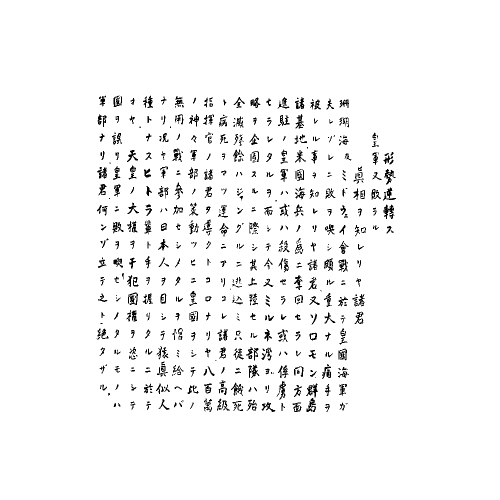
#> input picture Image_processing/result/11.png, 1000 x 1000 px (shown at 1/2 size); its folder holds only this picture in this run
$ jupyter execute --allow-errors GMM.ipynb
#> lines starting #> are read from the running program, lines starting #| are printed output that depends on the picture; after the words box and inside, x2 and y2 are one past the last pixel; in counts of white or black regions, pixels touching at a corner belong together
[cell 1]
import numpy as np
import matplotlib.pyplot as plt
from mpl_toolkits.mplot3d import Axes3D #This is for 3d scatter plots.
import math
import random
import cv2
import functools

implement an algorithm to model data with a mixture of gaussians.

[cell 2]
#feature extraction using partch.
import os
from matplotlib.pyplot import imread
train_images = []
path = "../Image_processing/result"
for file in os.listdir(path):
    if file.endswith(".png"):
        im = imread(path + "/" + file)
#> im: shape (1000, 1000) float32; values 0 (black) and 1 (white), 96.5% white; black in thin lines or dots, all inside (x1, y1, x2, y2) = (193, 191, 792, 824)
        im = cv2.cvtColor(im, cv2.COLOR_BGR2RGB)
        if(im.size == 3000000):  #abandon some blank imgs
            train_images.append(im)
plt.imshow(train_images[0])
plt.show()

[cell 3]
#feature extraction using partch.
from patchify import patchify
def patchify_images(image):
    a = 125
    return patchify(image, (a, a, 3), step=a).reshape((-1, a, a, 3))

#> (the rest of this cell did not finish here and is left out)

#> (a cell that did not finish here is left out)

#> (a cell that did not finish here is left out)

#> (a cell that did not finish here is left out)

First off, some definitions:

$X$ is a dataset contains 800 data. Each data has 3 dimensions. They are represented by a three dimensional Gaussian Mixture Model.

$K$ is the total number of gaussians. This is just like the $K$ means you had for k-means in assignment 2. Each gaussian is named $k$, where $k$ is the unique number associated with that gaussian. Each $k$ has a mean and covariance matrix associated with it. This allows you to construct a gaussian which is just a formula which can be used to generate data points or to compute the probability that a given data point is generated from this gaussian (look up generative models if you're curious to learn more). For this purpose, you can use np.random.multivariate_normal().

$\Sigma$ is a list of covariance matrices $\Sigma_k \in \mathbb{R}^{m \times m}$, which are symmetric positive semidefinite matrices.

$\mu$ is a list of means, each one $\mu_k \in \mathbb{R}^{m}$ associated with gaussian $k$.

$N$ is the total number o
f datapoints.

$responsibilities \in [0, 1]^{N \times K}$ is a matrix. Every column $k$ of $responsibilities$ is associated with the $k^{th}$ gaussian. Each element $r_{ik}$ of the $k^{th}$ column is the probability of the $i^{th}$ datapoint $x_i$ (the $i^{th}$ row of $X$) given the gaussian $k$.

$N_k$ is the sum of the $k^{th}$ column of $responsibilities$. In other words, there is one $N_k$ for each gaussian. $N_k = \sum_i r_{ik}$.

$\pi$ is a list of probabilies, 1 associated with each gaussian. $\pi_k$ is the probability of gaussian $k$. $\pi_k = \frac{N_k}{N}$.

---

   **TASK 1:** Complete the below function to initialise your parameters. You will need to generate:
   1. A list $\mu$ of $K$ means, each of which is in $\mathbb{R}^{m}$.
   2. A list $\Sigma$ of $K$ covariance matrices in $\mathbb{R}^{m \times m}$. Remember, covariance matrices must be symmetric positive semidefinite.
   3. A list $\pi$ of $K$ probabilities $\pi_k$. They should be initialised at $\frac{1}{K}$ (uniformly distributed at first).

Do not hard code parameters. You should generate them with some randomness, and your code must work for any $m$, $k$ and $N$.

You need to intelligently select $\mu_k$ just like you did with k-means. Poorly initialised parameters may result in an entirely broken EM algorithm.

---

[cell 7]
def initialise_parameters(X, K):
    # YOUR CODE HERE
    #mu
    mu = X[np.random.choice(X.shape[0],K)]
    #pi
    pi = []
    for i in range(K):
        pi.append(1/K)
    pi = np.array(pi)
    #cov[]
    sigma = []
    for k in range(K):
        vector = np.array(mu[k])
        sigma.append(vector.transpose()@vector+np.identity(X.shape[1], dtype = int))

    return sigma, mu, pi

K = 4
#> (the rest of this cell did not finish here and is left out)

$E\_step$ computes the matrix $responsibilities \in [0, 1]^{N \times K}$, where $N$ is the number of data points, and $K$ is the number of gaussians you're attempting to cluster the data with. Each gaussian will be associated with a column of $responsibilities$. As your algorithm runs, each row represents a data point $x_i$, and each column of that row will contain the probability that $x_i$ came from that gaussian, $p(x_i \mid k)$, signifying the extent to which this datapoint $x_i$ has been assigned to the gaussian associated with that column.

---

**TASK 2:** Implement $E\_step(\pi, \mu, \Sigma, X) = responsibilities$, which updates the $responsibilities$ matrix.

Remember, which gaussian a datapoint is assigned to depends on the probability of that datapoint given that gaussian.

**HINT:**
- Each element of responsibilities $r_{ik} = \frac{\pi_k \mathcal{N}(x_i \mid \mu_k \Sigma_k)}{\sum_j \pi_j \mathcal{N}(x_i \mid \mu_j \Sigma_j)}$, where $x_i$ is the $i^{th}$ row of $X$.
- https://docs.scipy.org/doc/scipy-0.14.0/reference/generated/scipy.stats.multivariate_normal.html
- Use $multivariate\_normal.pdf(x, \mu_k, \Sigma_k)$

---

[cell 8]
from scipy.stats import multivariate_normal
def E_step(pi, mu, sigma, X):
    # YOUR CODE HERE
    result = np.zeros((X.shape[0],len(pi)))
    numerator = 0

    denominator = 0
    for j in range(len(pi)):
        denominator += pi[j]*multivariate_normal.pdf(X,mean = mu[j], cov = sigma[j])


    for k in range(len(pi)):
        numerator = pi[k]*multivariate_normal.pdf(X,mean = mu[k], cov = sigma[k])
        result[:,k] = numerator/denominator


    return result

#> (the rest of this cell did not finish here and is left out)

---

**TASK 3:** Implement $M\_step(responsibilities, X) = \mu, \Sigma, \pi$ which returns the updated means and covariances for all of the $k$ gaussians, along with the priors $\pi$.

**HINT:**
- https://docs.scipy.org/doc/numpy/reference/generated/numpy.outer.html

---

[cell 9]
def M_step(r, X):
    # YOUR CODE HERE
    K = r.shape[1]
    newsigma = np.zeros((K,X.shape[1],X.shape[1]))
    newpi = []
    newmu = np.zeros((K,X.shape[1]))
    for k in range(K):
        # mu
        numerator = 0
        denominator = 0
        r_new = r[:,k]
        for n in range(X.shape[0]):
            denominator += r[n][k]
        if(denominator == 0):
            print("denominator = 0 in M step when k = ",k)
        numerator = (r_new.T@X)
        newmu[k] = numerator/denominator
        # [6 lines of commented-out code are left out]
        num2 = 0
        for n in range(X.shape[0]):
            matrix = np.matrix(X[n]-newmu[k])
            num2 += r[n,k] * (np.outer(matrix,matrix.T))
        newsigma[k] = num2/denominator
        #pi
        newpi.append(denominator/X.shape[0])
    return newmu, newsigma, newpi

#> (the rest of this cell did not finish here and is left out)

---

**TASK 4:** Implement $classify(\pi, \mu, \Sigma, x) = k$ which takes an unknown example $x \in \mathbb{R}^{m}$, the means $\mu$ and covariance matrices $\Sigma$ and the priors $\pi$, and returns $k$, the number of the gaussian which maximises the probability of $x$.

In other words, ${arg max}_k \left(p(x \mid \mu_k, \Sigma_k)\pi_k \right)$.

---

[cell 10]
def classify(pi, mu, sigma, x):
    # YOUR CODE HERE
    result = []
    for k in range(len(pi)):
        p = pi[k]*multivariate_normal.pdf(x,mu[k], sigma[k])
        result.append(p)
    return np.argmax(result)
#> (the rest of this cell did not finish here and is left out)

---

**TASK 5:** Implement $EM(X, K, iterations) = \mu, \Sigma, \pi$ which:
1. takes a dataset $X \in \mathbb{R}^{N \times m}$ and $K$, an integer indicating how many gaussians will be used to cluster the data, and $iterations$ the number of iterations to be performed.
2. uses all of the functions you completed above to initialise parameters and find the optimal means $\mu$, covariances $\Sigma$ and priors $\pi$ to cluster the data points (a gaussian mixture model).

---

[cell 11]
def EM(X, K, iterations):
    # YOUR CODE HERE
    sigma,mu,pi = initialise_parameters(X,K)
    for i in range(iterations):
        r = E_step(pi,mu,sigma,X)
        mu,sigma,pi = M_step(r,X)
        print(" running",end = ", ")
    return mu,sigma,pi


#Test code. Leave it aloooooone!
iterations = 30
K = 3
# K = len(train_images)
#
# for i in range(K):
#     mu_1, sigma_1, pi_1 = EM(X[:, :3], K, iterations)

#> (the rest of this cell did not finish here and is left out)

---
**Task 6**: Image segmentation is the process of assigning a label to every pixel in an image such that pixels with the same label share certain characteristics. In this task, we are going to implement a simple image segmentation algorithm using GMM.

The *image_segmentation* function should satisfy the following specifications:
* Inputs:
    - image: the image to be segmented. Type: np.ndarray
    - K: the number of gaussians.
    - iterations: the number of iterations of EM algorithm.
* Return:
    - a matrix, each element of this matrix corresponds to the class of pixels of the input image matrix. Type: np.ndarray. dtype: np.int32.
    - For an image with shape (78,78,3), the shape of returned matrix should be (78,78).

Make sure your code can run within 3 mins.

**Read more:** https://en.wikipedia.org/wiki/Image_segmentation

**Hints:** Remember to use the functions you defined above.

---

Let's load the image to be segmented first.

[cell 12]
image = plt.imread('mandm.png')
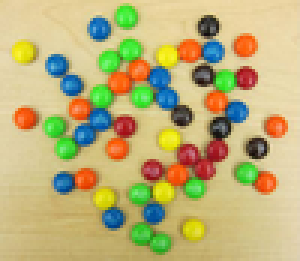
#> input picture clustering/mandm.png, 100 x 87 px (shown 3 times larger)
#> image is the input picture: shape (87, 100, 3) float32; mean R, G, B 0.738, 0.695, 0.471
plt.imshow(image)
plt.show()

[cell 13]
def image_segmentation(image, K, iterations):
#> called with K = 5, iterations = 10
    X,Y,Z = image.shape
#> X = 87; Y = 100; Z = 3
    data = []
    for x in range(X):
        for y in range(Y): # reshape it to 8700*3
            data.append(image[x,y,:3])
#> after the loop, data = 8700 items, first 6: [0.875, 0.8, 0.576], [0.89, 0.812, 0.604], [0.894, 0.816, 0.616], [0.898, 0.816, 0.631], [0.906, 0.824, 0.643], [0.914, 0.831, 0.647]
    data = np.array(data)
    rdata = data
    sigma,mu,pi = initialise_parameters(data,K)
#> in initialise_parameters, `mu = X[np.random.choice(X.shape[0],K)]`: mu = [[0.882, 0.808, 0.58], [0.882, 0.827, 0.612], [0.753, 0.686, 0.098], [0.851, 0.792, 0.608], [0.29, 0.318, 0.306]]
#> the loop in initialise_parameters, `for k in range(K):` made 5 passes
#> after the loop in initialise_parameters, `for k in range(K):`: sigma = 5 items
#> sigma = 5 items; pi = [0.2, 0.2, 0.2, 0.2, 0.2]
    mu_1, sigma_1, pi_1 = EM(data[:, :3], K, iterations)
#> the loop in initialise_parameters (call 2), `for k in range(K):` made 5 passes
#> vector on passes 1 to 5: [0.847, 0.792, 0.565], [0.357, 0.655, 0.18], [0.788, 0.475, 0.224], [0.902, 0.831, 0.651], [0.898, 0.847, 0.69]
#> in EM, `sigma,mu,pi = initialise_parameters(X,K)`: sigma = 5 items; mu = [[0.847, 0.792, 0.565], [0.357, 0.655, 0.18], [0.788, 0.475, 0.224], [0.902, 0.831, 0.651], [0.898, 0.847, 0.69]]; pi = [0.2, 0.2, 0.2, 0.2, 0.2]
#> the loop in EM, `for i in range(iterations):` made 10 passes
#> pi on passes 1 to 10: [0.183, 0.252, 0.225, 0.171, 0.168], [0.182, 0.254, 0.225, 0.171, 0.168], [0.177, 0.257, 0.233, 0.168, 0.165], [0.174, 0.216, 0.278, 0.172, 0.161], [0.2, 0.198, 0.214, 0.211, 0.177], [0.274, 0.201, 0.124, 0.278, 0.124], [0.303, 0.199, 0.115, 0.31, 0.0736], [0.309, 0.198, 0.114, 0.319, 0.0603], [0.31, 0.197, 0.112, 0.323, 0.0583], [0.31, 0.196, 0.11, 0.326, 0.0587]
#> mu_1 = [[0.842, 0.776, 0.557], [0.397, 0.658, 0.361], [0.827, 0.372, 0.178], [0.855, 0.789, 0.579], [0.516, 0.47, 0.333]]; pi_1 = [0.31, 0.196, 0.11, 0.326, 0.0587]
    print(len(pi_1))
#| 5
    omu,osigma,opi = mu_1, sigma_1, pi_1
#> omu has the same summary as mu_1; opi = [0.31, 0.196, 0.11, 0.326, 0.0587]
    print("finishEM")

    result = []
    #find the best gaussian k of each point in data
    for i in range(data.shape[0]):
        k = classify(pi_1, mu_1, sigma_1, data[i,:3])
        result.append(k)
#> this loop made 8700 passes
#> k on passes 1 to 3: 3, 3, 3
#> after the loop, result = 8700 values, max 4 at index 434, min 0 at index 38, mean 1.88
    result = np.reshape(result,(X,Y)) # 8700*1 => 87*100
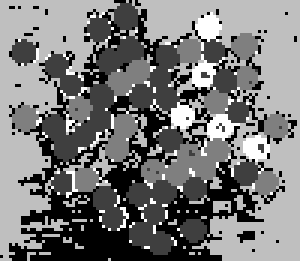
#> result: shape (87, 100) int64 (shown 3 times larger); min 0, max 4, mean 1.88; drawn with min black and max white

    return result
    pass

K=5

# test code, leave it alone!
import time
start = time.time()
gmm_labels = image_segmentation(image, 5, 10)
end = time.time()
print(f'It takes {end-start} seconds to segement the image.')
colors = [[255, 0, 0], [0, 255, 0], [0, 0, 255], [255, 255, 255], [0, 0, 0]]
segemented_image = np.zeros_like(image, dtype=np.int32)
#> segemented_image: shape (87, 100, 3) int32; every value is 0
m, n, _ = segemented_image.shape
#> m = 87; n = 100
for i in range(m):
    for j in range(n):
        segemented_image[i, j] = np.array(colors[gmm_labels[i, j]])
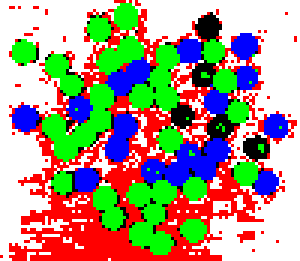
#> segemented_image: shape (87, 100, 3) int32 (shown 3 times larger); mean R, G, B 164.2, 153.6, 133.7
plt.imshow(segemented_image)
plt.show()
